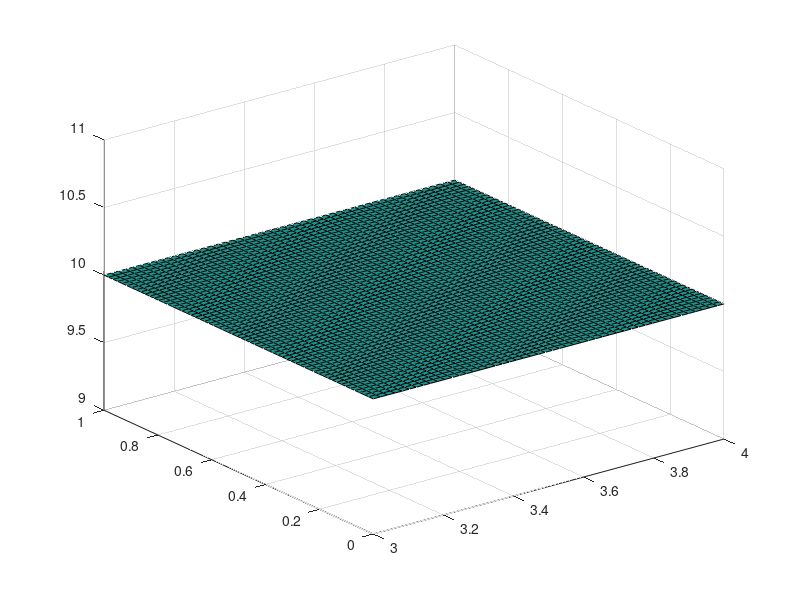

Write the MATLAB code that produced this figure.
close all
for t=[10.45]
    xL=1;
uInf=1;
vInf=1;
omega=4*pi;
gamma=15;
r0=pi/omega;
x0=0.5+xL;
y0=0.5;
xL=3;
xc=@(x) mod(x-uInf*t-xL,1)-x0+xL;
yc=@(y) mod(y-vInf*t,1)-y0;

xx=linspace(xL,1+xL,50);
yy=linspace(0,1,60);
[XX,YY]= meshgrid(xx,yy);
HH=zeros(size(XX));
RR=zeros(size(XX));
for ii=1:size(XX,1)
    for jj=1:size(XX,2)
        r=sqrt(xc(XX(ii,jj))^2+yc(YY(ii,jj))^2);
        RR(ii,jj)=r;
        disp(r)
        if r<r0
            HH(ii,jj) = 10+(gamma/omega)^2*(hfunction(omega*r)-hfunction(pi));
        else
            HH(ii,jj)=10;
        end
    end
end
figure()
surf(XX,YY,HH)
end
        
function h=hfunction(x)
    h=2.*cos(x)+2.*x*sin(x)+1./8.*cos(2*x)+0.25*x*sin(2*x)+0.75*x^2;
end